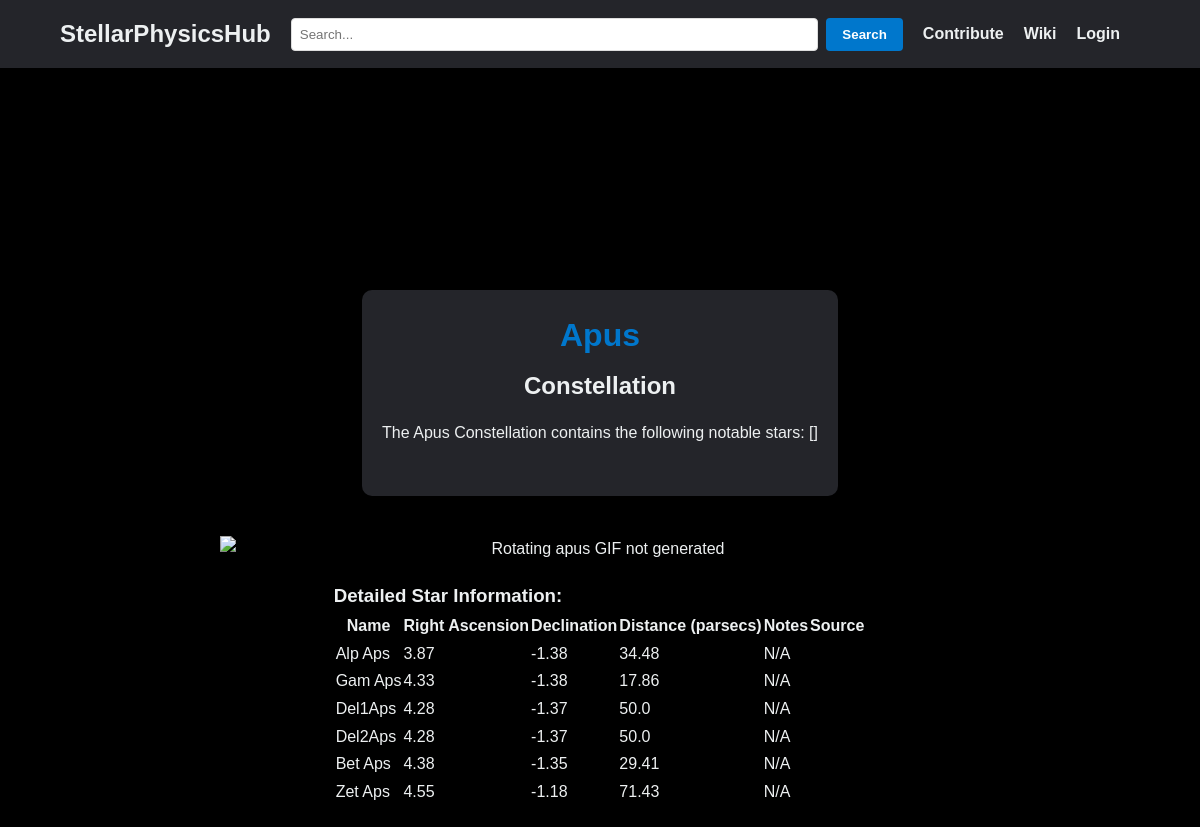
Screenshot of /constellation/Apus with the database file from the repository.
### models.py (models this page shows)
class Constellation(db.Model):
    id = db.Column(db.Integer, primary_key=True)
    name = db.Column(db.String(50), nullable=False)
    description = db.Column(db.Text, nullable=True)
    stars = db.relationship('Star', backref='constellation', lazy=True)
    contributor_id = db.Column(db.Integer, db.ForeignKey('user.id'))
    contributor = db.relationship('User', backref='constellations', lazy=True)

class Star(db.Model):
    id = db.Column(db.Integer, primary_key=True)
    alt_name = db.Column(db.String(50), nullable=False)
    common_name = db.Column(db.String(50), nullable=True)
    right_acension = db.Column(db.Float(), nullable=False)
    declination = db.Column(db.Float(), nullable=False)
    bv_colour = db.Column(db.Float(), nullable=False)
    parsecs = db.Column(db.Float(), nullable=False)
    note = db.Column(db.Text(), nullable=True)
    source = db.Column(db.Text(), nullable=True)
    constellation_id = db.Column(db.Integer, db.ForeignKey('constellation.id'))

### app.py (the view)
@app.route('/constellation/<name>')
def constellation(name):
    layout = 'layout_logged_in.html' if current_user.is_authenticated else 'layout.html'
    constellation_names = [constellation.name for constellation in Constellation.query.all()]
    asterism_names = []#asterism.name for asterism in Asterism.query.all()]
    objects = asterism_names + constellation_names
    constellation = Constellation.query.filter_by(name=name).first_or_404()
    stars = Star.query.filter_by(constellation_id=constellation.id)
    star_details = [
        {
            'name': star.common_name,
            'alt' : star.alt_name,
            'notes': star.note,
            'source': star.source,
            'distance': round(star.parsecs, 2),
            'right_ascension': round(star.right_acension, 2),
            'declination': round(star.declination, 2)
        }
        for star in stars
    ]
    star_names = [star.common_name for star in stars if star.common_name is not None and pd.notna(star.common_name)]
    has_notes = any(star.get('notes') for star in star_details)
    return render_template('body.html', body=constellation, stars=star_details, star_names=star_names, has_notes=has_notes, of_type='Constellation', objects=objects, layout=layout)

### templates/body.html (shortened to what this page needs)
{% extends layout %}
{% block body %}
<link rel="stylesheet" type="text/css" href="{{ url_for('static', filename='index.css') }}">
<main>
    <div class="welcome-container">
        <section class="welcome-section">
            <h1>{{ body.name }}</h1>
            <h2>{{ of_type }}</h2>
            <p>The {{ body.name }} {{ of_type }} contains the following notable stars: {{ star_names }} </p>
        </section>
    </div>
    <img src='https://raw.githubusercontent.com/WDoyle123/StarScholar3D/main/animations/{{ of_type | lower }}s/rotating_{{ body.name | lower | replace(" ", "_") }}.gif' alt='Rotating {{ body.name | lower | replace(" ", "_") }} GIF not generated' id='stars-gif'>
    <section class="star-details-section">
        <h3>Detailed Star Information:</h3>
        <table>
            <tr>
                <th>Name</th>
                <th>Right Ascension</th>
                <th>Declination</th>
                <th>Distance (parsecs)</th>
                <th>Notes</th>
                <th>Source</th>
            </tr>
            {% for star in stars %}
                <tr>
                    <td>{{ star.name or star.alt}}</td>
                    <td>{{ star.right_ascension }}</td>
                    <td>{{ star.declination }}</td>
                    <td>{{ star.distance }}</td>
                    <td>{{ star.source or 'N/A' }}</td>
                </tr>
            {% endfor %}
        </table>
    </section>
</main>
{% endblock %}

### static/styles.css (style rules this page uses)
body, html { height: 100%; margin: 0; font-family: Monserrat, sans-serif; }
* { box-sizing: border-box; margin: 0; padding: 0; font-family: 'Montserrat', sans-serif; color: #edf0f1; }

### static/index.css (style rules this page uses)
body, html { height: 100%; }
* { box-sizing: border-box; margin: 0; padding: 0; font-family: Monserrat, sans-serif; }
body { background-color: black; color: #333; line-height: 1.6; }
main { display: flex; flex-direction: column; justify-content: center; align-items: center; height: calc(100vh - 60px); padding: 20px; margin: 0 auto; max-width: 800px; margin-top: 100px; }
.welcome-section, #stars-gif { width: 100%; max-width: 800px; margin-bottom: 20px; text-align:center; }
.welcome-container { background-color: #24252A; border-radius: 10px; padding: 20px; margin: 20px auto; max-width: 800px; }
.welcome-section h1 { color: #0077cc; margin-bottom: 5px; font-size:32px }
.welcome-section h2 { margin-bottom:15px; }
#stars-gif { display: block; width: 100%; height: auto; margin-top: 20px; }
.welcome-section p { padding-bottom:10px; }

### rows the page displays
Constellation: name "Apus"
Star: alt_name "Alp Aps", right_ascension "3.87", declination "-1.38", distance "34.48", source "N/A"
Star: alt_name "Gam Aps", right_ascension "4.33", declination "-1.38", distance "17.86", source "N/A"
Star: alt_name "Del1Aps", right_ascension "4.28", declination "-1.37", distance "50.0", source "N/A"
Star: alt_name "Del2Aps", right_ascension "4.28", declination "-1.37", distance "50.0", source "N/A"
Star: alt_name "Bet Aps", right_ascension "4.38", declination "-1.35", distance "29.41", source "N/A"
Star: alt_name "Zet Aps", right_ascension "4.55", declination "-1.18", distance "71.43", source "N/A"

### other values shown
{{ of_type }} "Constellation"
{{ star_names }} "[]"
